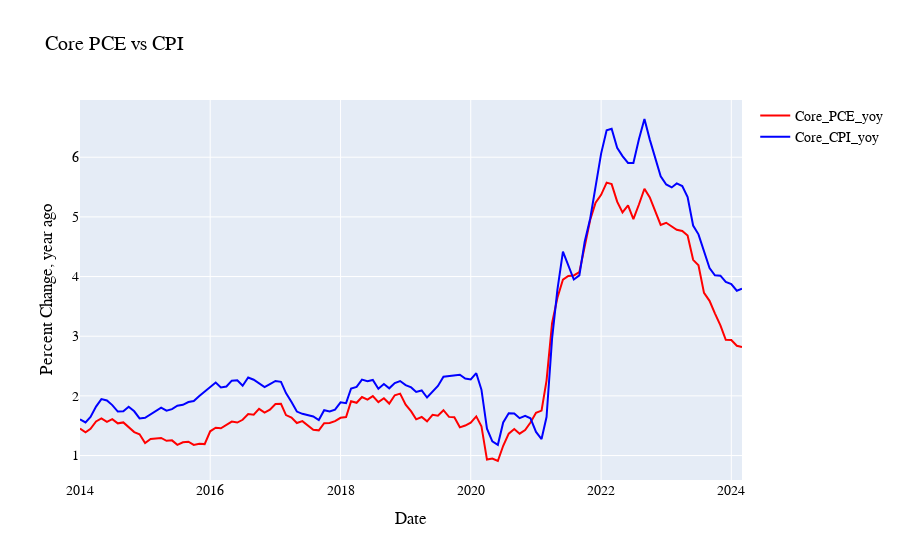

This figure's notebook cell:
### Markdown cell above
#### 2.5 PCE and CPI analysis saved in time_series_fig and dist_plot_fig

### Code cell
fred = Fred(api_key="d0b19bd01f39fdd7318477768791c1a9")
df = pd.DataFrame({series: fred.get_series(series) for series in ['PCEPILFE']})
df = df.pct_change(12,fill_method=None) * 100 
df.columns = ['Core_PCE_yoy']
df['Core_CPI_yoy'] = sa_df_yoy['All items less food and energy']
df['PCE, CPI Wedge (Core)'] = df['Core_PCE_yoy'] - df['Core_CPI_yoy']
df = df[df.index.year>2013]

time_series_fig = go.Figure()
time_series_fig.add_trace(go.Scatter(
    x=df.index,
    y=df['Core_PCE_yoy'],
    name='Core_PCE_yoy',
    mode='lines',
    line=dict(color='red')
))
time_series_fig.add_trace(go.Scatter(
    x=df.index,
    y=df['Core_CPI_yoy'],
    name='Core_CPI_yoy',
    mode='lines',
    line=dict(color='blue')
))

time_series_fig.update_layout(
    title='Core PCE vs CPI',
    xaxis_title='Date',
    yaxis_title='Percent Change, year ago',
    font=dict(
    family="Times New Roman", 
    size=14,                   
    color="black"             
)
)
time_series_fig.show()
